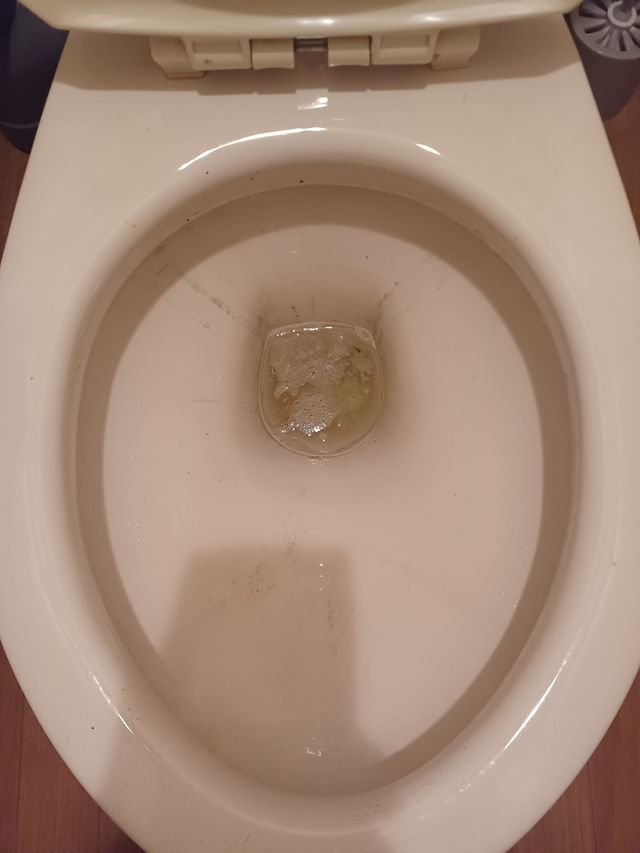
#> input picture dataset/normal/-Uuoniuo.jpeg, 640 x 853 px; its folder holds 3 pictures in this run
$ python data_preprocessing.py
#> lines starting #> are read from the running program, lines starting #| are printed output that depends on the picture
#> further down, img is the input picture: shape (853, 640, 3); mean B, G, R 120.6, 138.2, 164.9
import os
import numpy as np
import cv2
from sklearn.model_selection import train_test_split

# データセットのパス
dataset_path = "dataset"

# カテゴリ（ラベル）のリスト
categories = ["normal"]

# 画像サイズ
img_size = 128

# データセットの準備
data = []
labels = []

def preprocess_image(image):
    image = cv2.cvtColor(image, cv2.COLOR_BGR2GRAY)
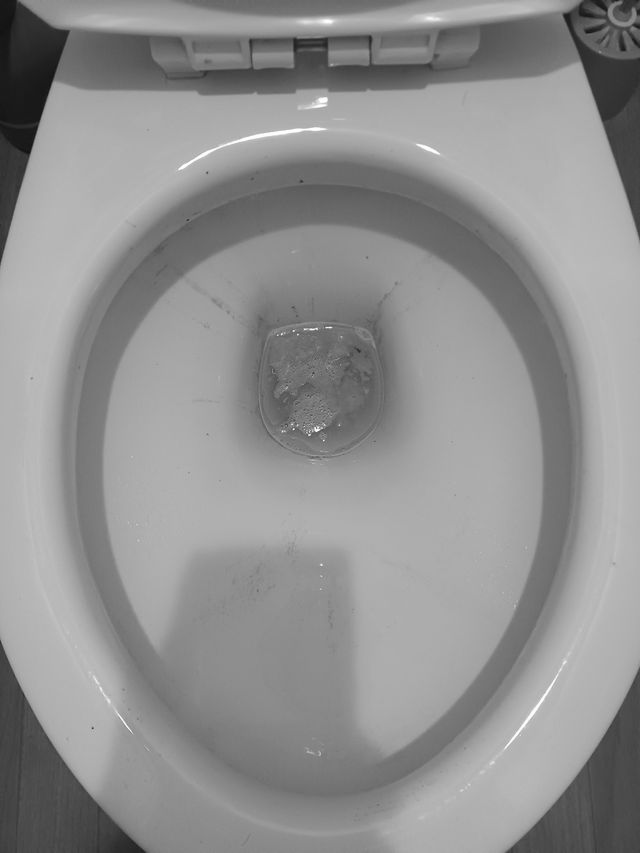
#> image: shape (853, 640); min 16, max 254, mean 144.2
    image = cv2.equalizeHist(image)
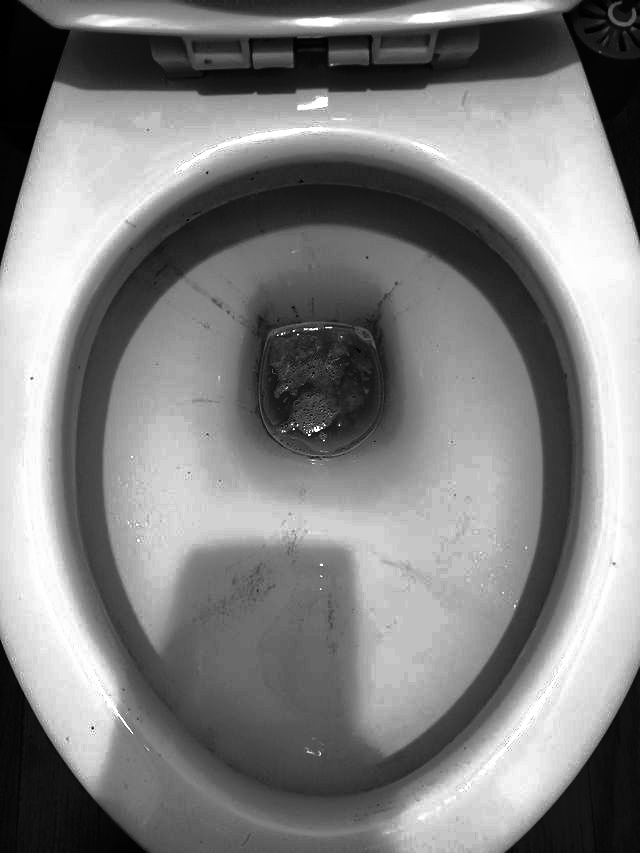
#> image: shape (853, 640); min 0, max 255, mean 129.1
    image = cv2.cvtColor(image, cv2.COLOR_GRAY2BGR)
#> image: shape (853, 640, 3)
    image = cv2.resize(image, (img_size, img_size))
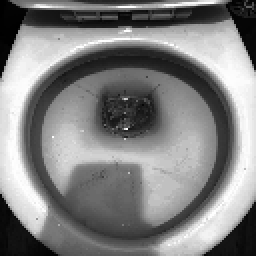
#> image: shape (128, 128, 3) (shown 2 times larger); min 0, max 255, mean 129.1
    return image

for category in categories:
    folder_path = os.path.join(dataset_path, category)
    label = categories.index(category)
    for img_name in os.listdir(folder_path):
        try:
            img_path = os.path.join(folder_path, img_name)
            if img_name.endswith(('.png', '.jpg', '.jpeg')):
                img = cv2.imread(img_path)
                if img is not None:
                    img = preprocess_image(img)
                    data.append(img)
                    labels.append(label)
                else:
                    print(f"Error reading image {img_path}")
            else:
                print(f"Skipping non-image file: {img_name}")
        except Exception as e:
            print(f"Error loading image {img_path}: {e}")

# データをnumpy配列に変換
data = np.array(data)
labels = np.array(labels)

# データをトレーニングセットとテストセットに分割
X_train, X_test, y_train, y_test = train_test_split(data, labels, test_size=0.2, random_state=42)

print(f"Training data shape: {X_train.shape}")
#| Training data shape: (2, 128, 128, 3)
print(f"Testing data shape: {X_test.shape}")
#| Testing data shape: (1, 128, 128, 3)

# データを保存
np.save('X_train.npy', X_train)
np.save('X_test.npy', X_test)
np.save('y_train.npy', y_train)
np.save('y_test.npy', y_test)
